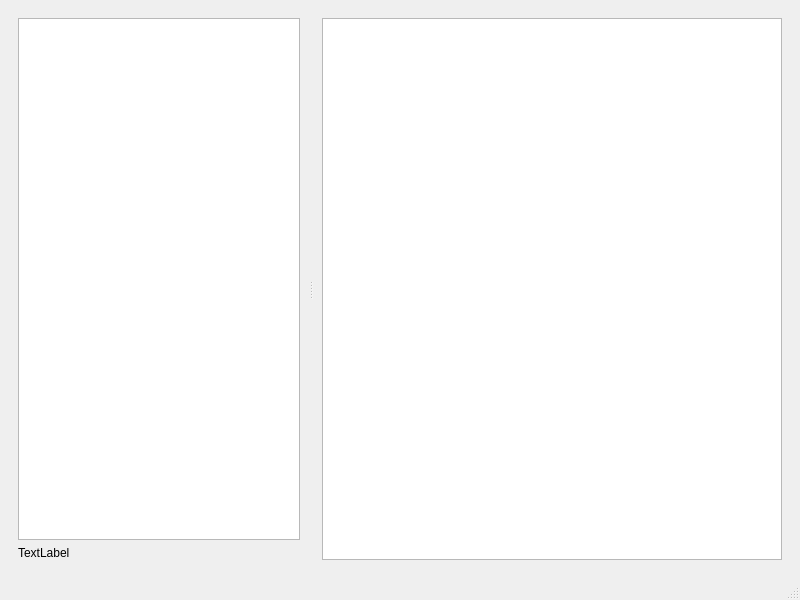
<?xml version="1.0" encoding="UTF-8"?>
<ui version="4.0">
 <class>PclMainWindowGui</class>
 <widget class="QMainWindow" name="PclMainWindowGui">
  <property name="geometry">
   <rect>
    <x>0</x>
    <y>0</y>
    <width>800</width>
    <height>600</height>
   </rect>
  </property>
  <property name="windowTitle">
   <string>MainWindow</string>
  </property>
  <widget class="QWidget" name="centralwidget">
   <layout class="QGridLayout" name="gridLayout">
    <item row="0" column="0">
     <widget class="QSplitter" name="splitter">
      <property name="maximumSize">
       <size>
        <width>16777215</width>
        <height>16777215</height>
       </size>
      </property>
      <property name="orientation">
       <enum>Qt::Horizontal</enum>
      </property>
      <widget class="QFrame" name="leftFrame">
       <property name="sizePolicy">
        <sizepolicy hsizetype="Preferred" vsizetype="Preferred">
         <horstretch>0</horstretch>
         <verstretch>0</verstretch>
        </sizepolicy>
       </property>
       <property name="minimumSize">
        <size>
         <width>100</width>
         <height>265</height>
        </size>
       </property>
       <property name="maximumSize">
        <size>
         <width>300</width>
         <height>16777215</height>
        </size>
       </property>
       <property name="baseSize">
        <size>
         <width>150</width>
         <height>0</height>
        </size>
       </property>
       <layout class="QVBoxLayout" name="verticalLayout">
        <item>
         <widget class="QTreeView" name="treeView"/>
        </item>
        <item>
         <widget class="QLabel" name="label">
          <property name="text">
           <string>TextLabel</string>
          </property>
         </widget>
        </item>
       </layout>
      </widget>
      <widget class="QFrame" name="rightFrame">
       <property name="minimumSize">
        <size>
         <width>0</width>
         <height>265</height>
        </size>
       </property>
       <layout class="QGridLayout" name="gridLayout_2">
        <item row="0" column="0">
         <widget class="QGraphicsView" name="graphicsView">
          <property name="frameShadow">
           <enum>QFrame::Sunken</enum>
          </property>
         </widget>
        </item>
       </layout>
      </widget>
     </widget>
    </item>
   </layout>
  </widget>
  <widget class="QMenuBar" name="menuBar">
   <property name="geometry">
    <rect>
     <x>0</x>
     <y>0</y>
     <width>800</width>
     <height>25</height>
    </rect>
   </property>
  </widget>
  <widget class="QStatusBar" name="statusBar"/>
  <action name="actionOpen">
   <property name="text">
    <string>Open</string>
   </property>
  </action>
 </widget>
 <resources>
  <include location="../app/app.qrc"/>
 </resources>
 <connections/>
</ui>
